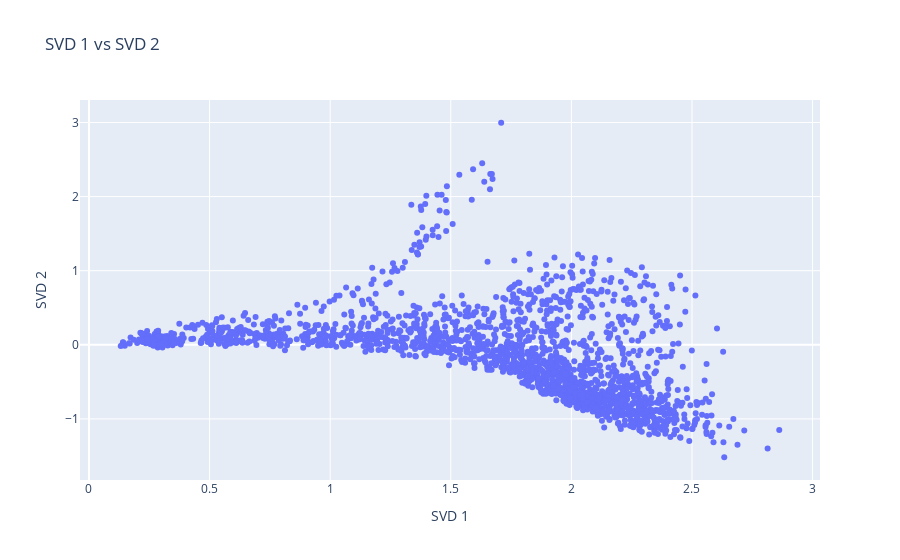

The notebook cell this image was saved under:
### Code cell
tsvd_word_list = []
number_of_words = 2000
words = list(model.wv.vocab)
for i, word in enumerate(words):
    tsvd_word_list.append(word)

trace = go.Scatter(
    x = result[0:number_of_words, 0], 
    y = result[0:number_of_words, 1],
    mode = 'markers',
    text= tsvd_word_list[0:number_of_words]
)

layout = dict(title= 'SVD 1 vs SVD 2',
              yaxis = dict(title='SVD 2'),
              xaxis = dict(title='SVD 1'),
              hovermode= 'closest')

fig = dict(data = [trace], layout= layout)
py.iplot(fig)

### Figure 1 — Plotly figure (JSON) as saved in the notebook; plotly's stock layout.template omitted (floating-point values rounded to 4 significant figures; data arrays with more than 128 entries replaced by an {"elided": "..."} marker saying what was removed)
{"data": [{"mode": "markers", "text": {"elided": "2000 str values"}, "type": "scatter", "x": {"elided": "2000 float values"}, "y": {"elided": "2000 float values"}}], "layout": {"hovermode": "closest", "title": {"text": "SVD 1 vs SVD 2"}, "xaxis": {"title": {"text": "SVD 1"}}, "yaxis": {"title": {"text": "SVD 2"}}}}
